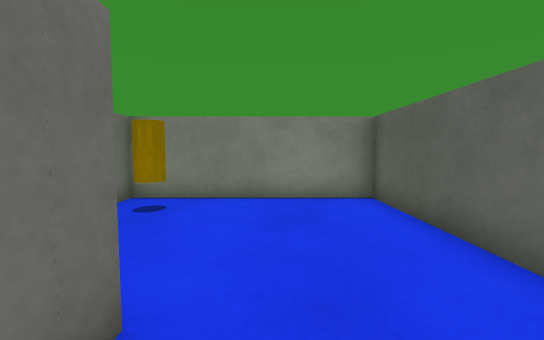
View 1 (above)

14 first-person views from a walk through a Unity game level. The camera is 0.58 m above the floor, tilts 4° down and sees 90° across. The floor is counted in squares, 0.5 m on a side. Each view is taken from the middle of a square. On the plan, view 1 faces up. The plan holds only what a view shows up to about 12 squares ahead; the rest is blank. Surface patterns are stand-ins for the level's own textures.

View 2
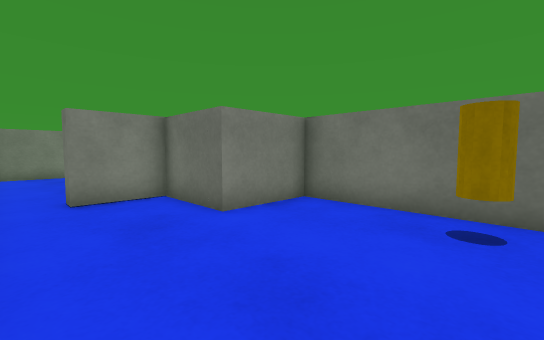

View 3
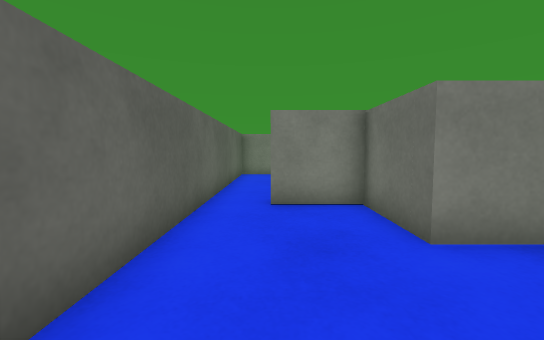

View 4
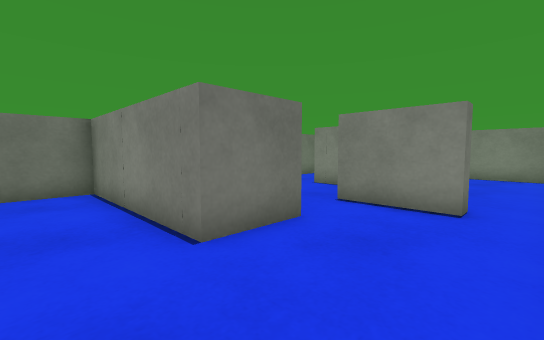

View 5
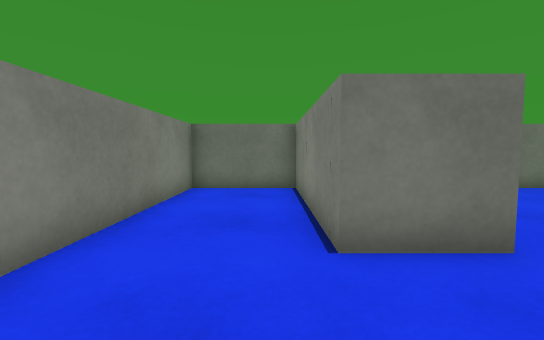

View 6
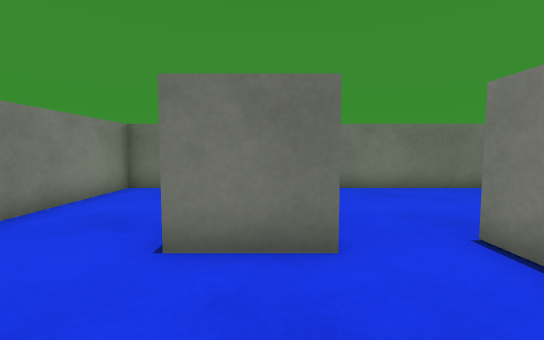

View 7
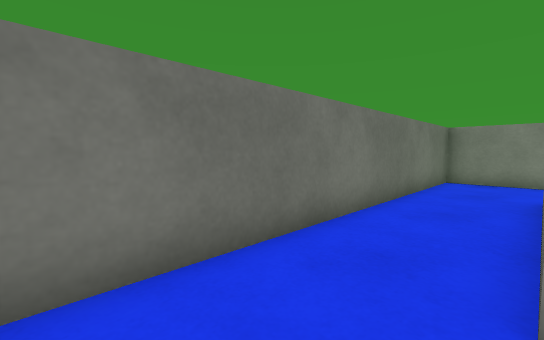

View 8
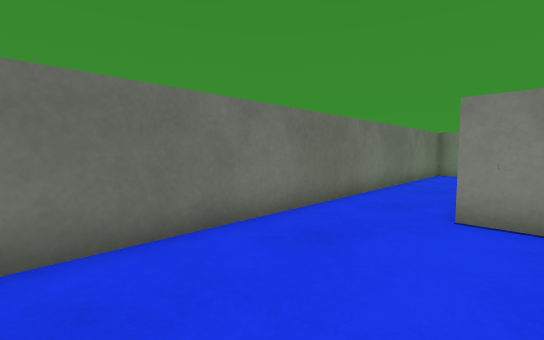

View 9
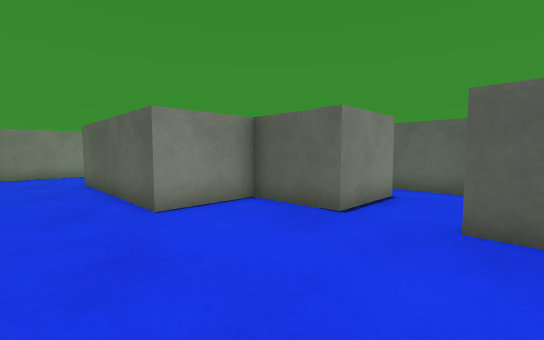

View 10
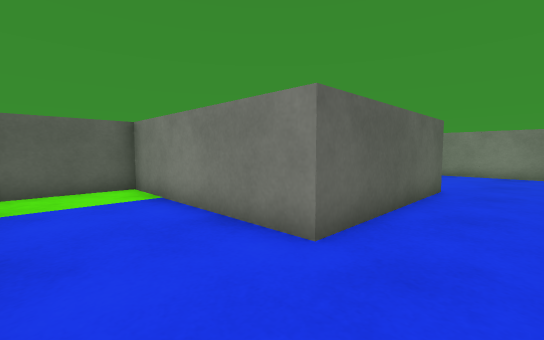

View 11
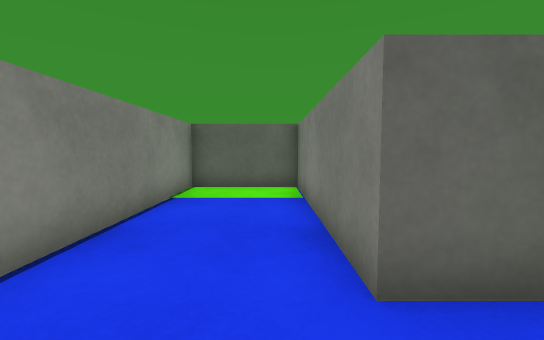

View 12
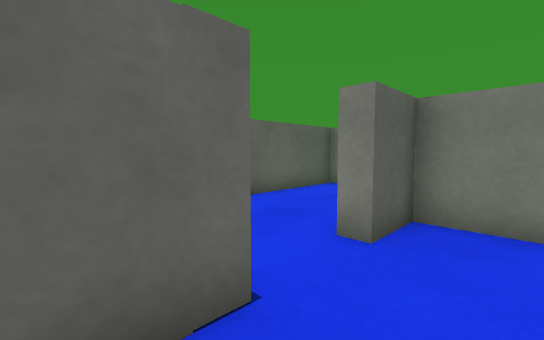

View 13
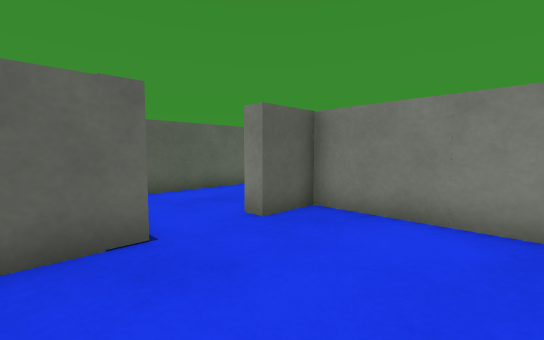

View 14
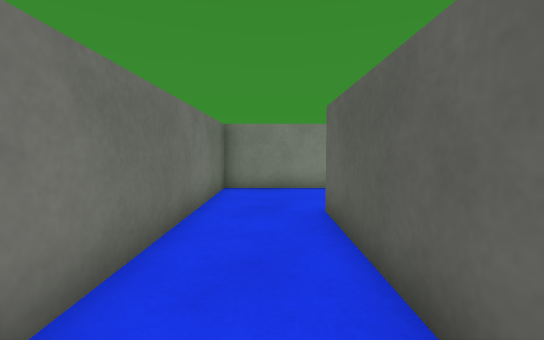

### Floor plan
Ten units are one square. View 1 is at (0, 0); x grows to the right and y downward. Boxes are objects, and circles mark ways between rooms. Rooms are numbered by the first view taken in them; rooms with no view inside come last. Other rooms are left out.
<svg viewBox="-70 -110 100 200">
<path fill="none" stroke="#000" d="M25 15 25 -67 -35 -67 -35 -17 -10 -17 -10 8 10 8 10 13M-10 32 -10 52 -65 52 -65 85 25 85 25 15M10 13 -5 13M-5 13 -15 13 -15 -12 -40 -12 -40 -72 25 -72 25 -105 -65 -105 -65 41M-61 48 -15 48 -15 32 -10 32"/>
<rect x="-25" y="-65" width="10" height="10" fill="#bbb"><title>cylinder</title></rect>
<circle cx="20" cy="10" r="3" fill="#2a7"/>
<circle cx="-10" cy="25" r="3" fill="#2a7"/>
<text x="0" y="-30">1</text>
<text x="-10" y="60">2</text>
<text x="-50" y="-40">3</text>
</svg>
Room 1 opens to room 2. Room 2 opens to room 3.

Where each view was taken, in squares from view 1:
view 1: 0 up, 0 right, facing up
view 2: 6 up, 2 right, facing down-left
view 3: 5 up, 1 right, facing down
view 4: 7 down, 2 right, facing up-left
view 5: 6 down, 2 right, facing left
view 6: 4 down, 2 right, facing left
view 7: 1 down, 4 left, facing up-left
view 8: 4 down, 3 left, facing up-left
view 9: 4 down, 6 left, facing up-right
view 10: 10 up, 6 left, facing down-right
view 11: 8 up, 6 left, facing right
view 12: 0 up, 3 left, facing down-right
view 13: 0 up, 5 left, facing down-right
view 14: 2 up, 5 left, facing up
